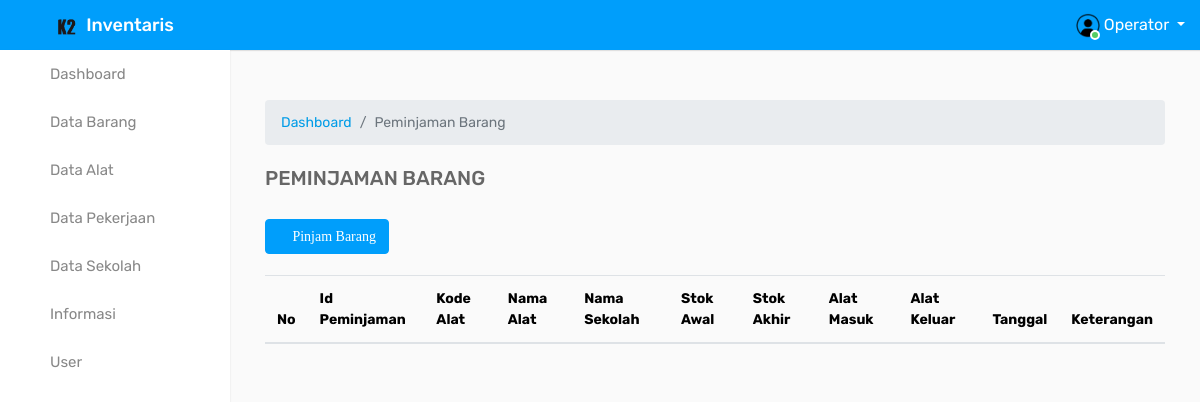
The app's page /operator/index.php?page=pinjam (signed in), older data.
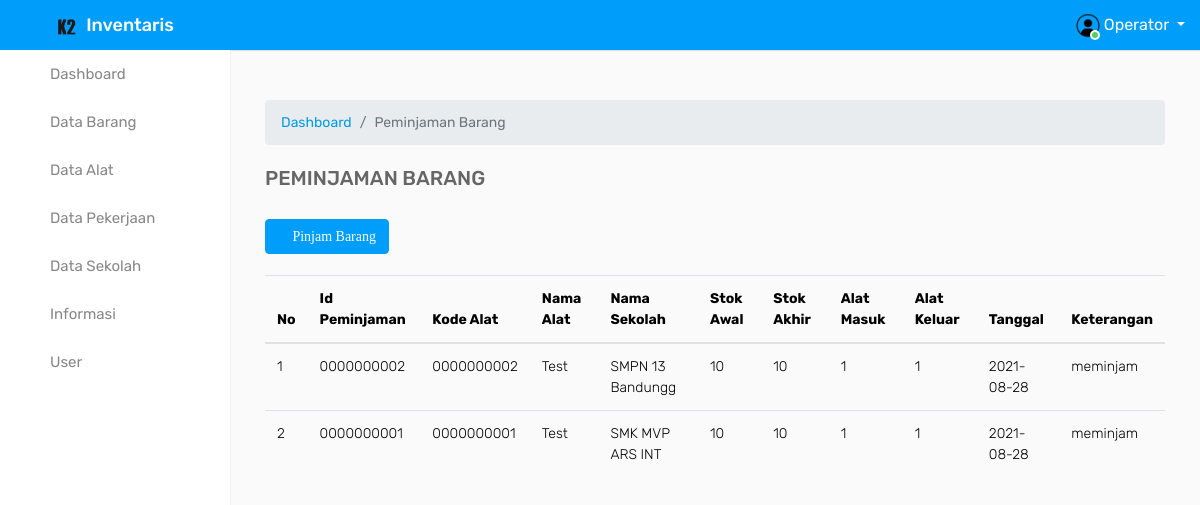
The same page, newer data.
### tables this page shows
CREATE TABLE `daftar_peminjaman` (
  `id_peminjaman` varchar(100) NOT NULL,
  `kode_alat` varchar(100) NOT NULL,
  `nama_alat` varchar(225) NOT NULL,
  `nama_sekolah` varchar(100) NOT NULL,
  `stok_awal` varchar(225) NOT NULL,
  `stok_akhir` varchar(255) NOT NULL,
  `alat_masuk` varchar(255) NOT NULL,
  `alat_keluar` varchar(255) NOT NULL,
  `tanggal` date NOT NULL,
  `keterangan` varchar(255) NOT NULL
);

### pages/pinjam/tampil.php (the view, shortened to what this page needs)
<div class="page-wrapper">
            <div class="content">
                <div class="row">
            <div class="card-body table-responsive">
            <div class="page-title-right">
   <ol class="breadcrumb m-0">
      <li class="breadcrumb-item"><a href="javascript: void(0);">Dashboard</a></li>
      <li class="breadcrumb-item active">Peminjaman Barang</li>
   </ol>
</div>
<br>
                 <h5 class="header-title" style="font-size: 20px;">PEMINJAMAN BARANG</h5>
                 <br>
                 <div>
                 <a href="?page=pinjam&aksi=tambah"><button type="button" class="btn btn-info"><i class="fa fa-plus"> Pinjam Barang</button></a></i>
                 </div>
                 <br>
                <div>
                    <table id="dataTables-example" class="table border-0">
<thead>
                        <tr>
                            <th>No</th>
                            <th>Id Peminjaman</th>
                            <th>Kode Alat</th>
                            <th>Nama Alat</th>
                            <th>Nama Sekolah</th>
                            <th>Stok Awal</th>
                            <th>Stok Akhir</th>
                            <th>Alat Masuk</th>
                            <th>Alat Keluar</th>
                            <th>Tanggal</th>
                            <th>Keterangan</th>
                        </tr>
                        </thead>
                        <tbody>
                            <?php
                            include '../inc/koneksi.php';
                               $query= @mysqli_query($koneksi, "SELECT * FROM daftar_peminjaman ORDER BY id_peminjaman DESC") or die(mysqli_error($koneksi));
                              $no=1;
                              while ($data = @mysqli_fetch_array($query)) {
                            ?>
                                        <tr>
                                            <td><?php  echo $no; ?></td>
                                            <td><?php  echo $data['id_peminjaman'];  ?></td>
                                            <td><?php  echo $data['kode_alat']; ?></td>
                                            <td><?php  echo $data['nama_alat']; ?></td>
                                            <td><?php  echo $data['nama_sekolah']; ?></td>
                                            <td><?php  echo $data['stok_awal'] ; ?></td>
                                            <td><?php  echo $data['stok_akhir']; ?></td>
                                            <td><?php  echo $data['alat_masuk']; ?></td>
                                            <td><?php  echo $data['alat_keluar']; ?></td>
                                            <td><?php  echo $data['tanggal']; ?></td>
                                            <td><?php  echo $data['keterangan']; ?></td>
                                        </tr>
                                                                <?php
    $no++;
    }
    ?>
                        </tbody>
                    </table>
                </div>
            </div>
        </div>
    </div>
</div>

Row changes from the older to the newer data that the page shows:
added daftar_peminjaman: id_peminjaman "0000000002", kode_alat "0000000002", nama_alat "Test", nama_sekolah "SMPN 13 Bandungg", stok_awal "10", stok_akhir "10", alat_masuk "1", alat_keluar "1", tanggal "2021-08-28", keterangan "meminjam"
added daftar_peminjaman: id_peminjaman "0000000001", kode_alat "0000000001", nama_alat "Test", nama_sekolah "SMK MVP ARS INT", stok_awal "10", stok_akhir "10", alat_masuk "1", alat_keluar "1", tanggal "2021-08-28", keterangan "meminjam"
